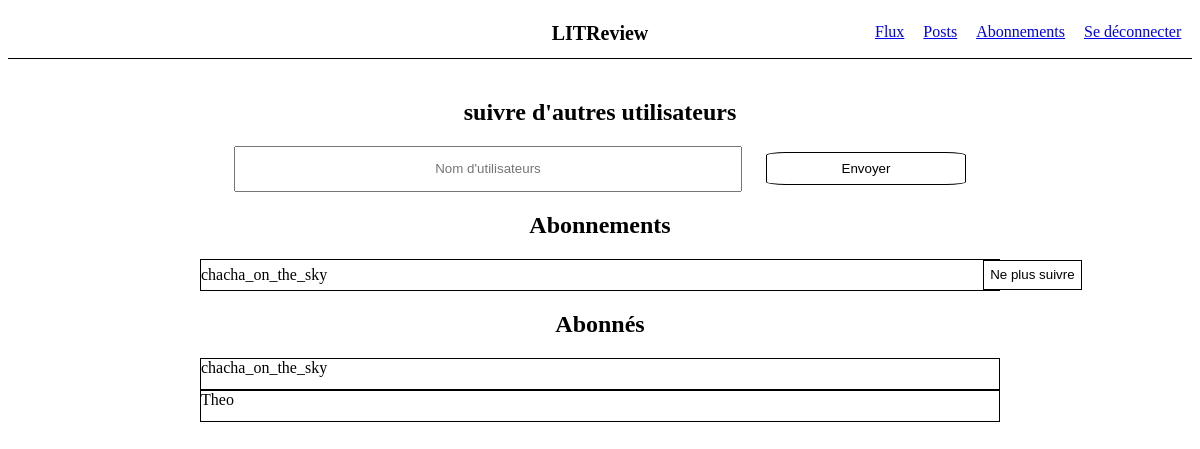
Page /abonnements/ (signed in) on the earlier database version.
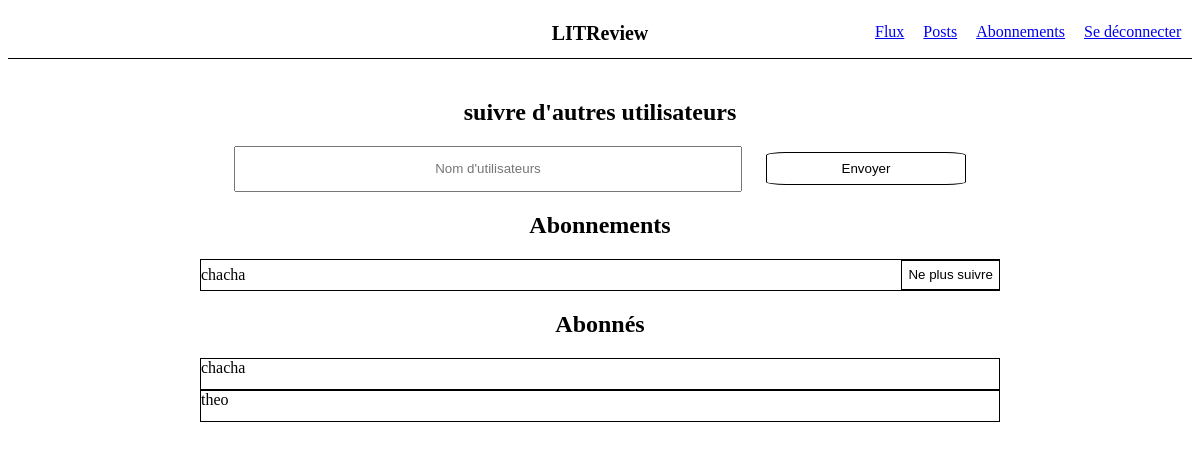
Same page on the later database version.
### login/models.py (models this page shows)
class User(AbstractUser):
    follows = models.ManyToManyField('self',  symmetrical= False, related_name="follows_list")
    followers = models.ManyToManyField('self',  symmetrical= False, related_name="followers_list")

### abo/views.py (the view)
# urls.py: path('abonnements/', abo.views.abonnement, name='abonnements'),
def abonnement(request):
    User_on = request.user
    abonnements = []
    abonnes = []
    abonnements = User_on.follows.all()
    abonnes = User_on.followers.all()
    return render(request, 'abonnement.html', context={'abonnements' : abonnements, 'abonnes' : abonnes })

### abo/templates/abonnement.html (shortened to what this page needs)
{% extends 'base_flow.html' %}
{% block content %}
<div class="main_container_abo">
    <h2>suivre d'autres utilisateurs</h2>
    <form action="{% url 'follow' %}" method="POST" id="follow_form">
        <input type="text" name="test" placeholder="Nom d'utilisateurs">
        <button type="submit" class="btn" name="follow_btn" form="follow_form">Envoyer</button>
    </form>
    <h2>Abonnements</h2>
    <ul>
        {% for abo in abonnements %}
            <form action="{% url 'unfollow' %}" method="POST" id="unfollow_form">
                <li>{{ abo.username }} <button type="submit" id="btn-unfollow" name="unfollow_btn" value="{{ abo.id }}" form="unfollow_form">Ne plus suivre</button></li>
            </form>
        {% endfor %}
    </ul>
    <h2>Abonnés</h2>
        {% for abo in abonnes %}
            <li>{{ abo.username }}</li>
        {% endfor %}
</div>
{% endblock content %}

Differences in the rows shown:
changed User: username "chacha_on_the_sky" → "chacha"
changed User: username "Theo" → "theo"
